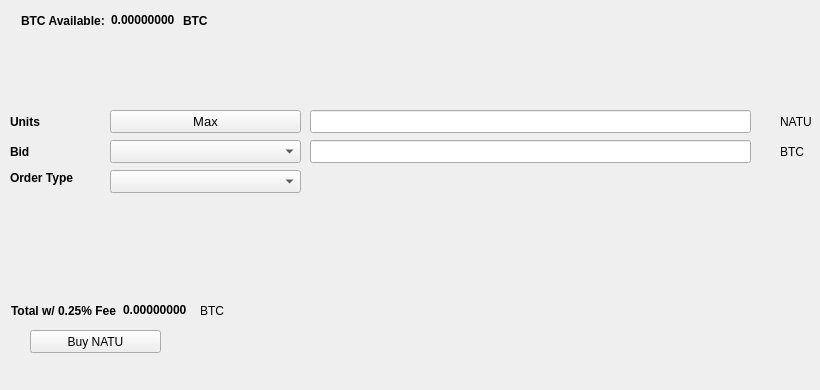
   <widget class="QWidget" name="BuyTab">
    <attribute name="title">
     <string>Buy</string>
    </attribute>
    <widget class="QPushButton" name="BuyNatu">
     <property name="geometry">
      <rect>
       <x>30</x>
       <y>330</y>
       <width>131</width>
       <height>23</height>
      </rect>
     </property>
     <property name="text">
      <string>Buy NATU</string>
     </property>
     <property name="icon">
      <iconset resource="../natu.qrc">
       <normaloff>:/icons/bitcoin</normaloff>:/icons/bitcoin</iconset>
     </property>
    </widget>
    <widget class="QLabel" name="label_3">
     <property name="geometry">
      <rect>
       <x>10</x>
       <y>110</y>
       <width>46</width>
       <height>23</height>
      </rect>
     </property>
     <property name="font">
      <font>
       <weight>75</weight>
       <bold>true</bold>
      </font>
     </property>
     <property name="text">
      <string>Units</string>
     </property>
    </widget>
    <widget class="QLineEdit" name="UnitsInput">
     <property name="geometry">
      <rect>
       <x>310</x>
       <y>110</y>
       <width>441</width>
       <height>23</height>
      </rect>
     </property>
     <property name="font">
      <font>
       <pointsize>9</pointsize>
       <weight>75</weight>
       <bold>true</bold>
      </font>
     </property>
    </widget>
    <widget class="QLineEdit" name="BuyBidPriceEdit">
     <property name="geometry">
      <rect>
       <x>310</x>
       <y>140</y>
       <width>441</width>
       <height>23</height>
      </rect>
     </property>
     <property name="font">
      <font>
       <pointsize>9</pointsize>
       <weight>75</weight>
       <bold>true</bold>
      </font>
     </property>
    </widget>
    <widget class="QLabel" name="label_4">
     <property name="geometry">
      <rect>
       <x>780</x>
       <y>110</y>
       <width>31</width>
       <height>23</height>
      </rect>
     </property>
     <property name="text">
      <string>NATU</string>
     </property>
    </widget>
    <widget class="QLabel" name="label_5">
     <property name="geometry">
      <rect>
       <x>780</x>
       <y>140</y>
       <width>31</width>
       <height>23</height>
      </rect>
     </property>
     <property name="text">
      <string>BTC</string>
     </property>
    </widget>
    <widget class="QLabel" name="label_6">
     <property name="geometry">
      <rect>
       <x>10</x>
       <y>140</y>
       <width>46</width>
       <height>23</height>
      </rect>
     </property>
     <property name="font">
      <font>
       <weight>75</weight>
       <bold>true</bold>
      </font>
     </property>
     <property name="text">
      <string>Bid</string>
     </property>
    </widget>
    <widget class="QLabel" name="label_7">
     <property name="geometry">
      <rect>
       <x>10</x>
       <y>170</y>
       <width>91</width>
       <height>16</height>
      </rect>
     </property>
     <property name="font">
      <font>
       <weight>75</weight>
       <bold>true</bold>
      </font>
     </property>
     <property name="text">
      <string>Order Type</string>
     </property>
    </widget>
    <widget class="QPushButton" name="Buy_Max_Amount">
     <property name="geometry">
      <rect>
       <x>110</x>
       <y>110</y>
       <width>191</width>
       <height>23</height>
      </rect>
     </property>
     <property name="font">
      <font>
       <pointsize>10</pointsize>
      </font>
     </property>
     <property name="text">
      <string>Max</string>
     </property>
    </widget>
    <widget class="QComboBox" name="BuyBidcomboBox">
     <property name="geometry">
      <rect>
       <x>110</x>
       <y>140</y>
       <width>191</width>
       <height>23</height>
      </rect>
     </property>
     <property name="font">
      <font>
       <pointsize>10</pointsize>
      </font>
     </property>
    </widget>
    <widget class="QComboBox" name="buyOrdertypeCombo">
     <property name="geometry">
      <rect>
       <x>110</x>
       <y>170</y>
       <width>191</width>
       <height>23</height>
      </rect>
     </property>
     <property name="font">
      <font>
       <pointsize>10</pointsize>
      </font>
     </property>
    </widget>
    <widget class="QWidget" name="layoutWidget1">
     <property name="geometry">
      <rect>
       <x>21</x>
       <y>11</y>
       <width>227</width>
       <height>19</height>
      </rect>
     </property>
     <layout class="QHBoxLayout" name="horizontalLayout_3">
      <item>
       <widget class="QLabel" name="label232">
        <property name="font">
         <font>
          <weight>75</weight>
          <bold>true</bold>
         </font>
        </property>
        <property name="text">
         <string>BTC Available:</string>
        </property>
       </widget>
      </item>
      <item>
       <widget class="QLabel" name="BtcAvailableLbl">
        <property name="palette">
         <palette>
          <active>
           <colorrole role="WindowText">
            <brush brushstyle="SolidPattern">
             <color alpha="255">
              <red>0</red>
              <green>0</green>
              <blue>0</blue>
             </color>
            </brush>
           </colorrole>
           <colorrole role="Button">
            <brush brushstyle="SolidPattern">
             <color alpha="255">
              <red>0</red>
              <green>170</green>
              <blue>0</blue>
             </color>
            </brush>
           </colorrole>
           <colorrole role="Light">
            <brush brushstyle="SolidPattern">
             <color alpha="255">
              <red>0</red>
              <green>255</green>
              <blue>0</blue>
             </color>
            </brush>
           </colorrole>
           <colorrole role="Midlight">
            <brush brushstyle="SolidPattern">
             <color alpha="255">
              <red>0</red>
              <green>212</green>
              <blue>0</blue>
             </color>
            </brush>
           </colorrole>
           <colorrole role="Dark">
            <brush brushstyle="SolidPattern">
             <color alpha="255">
              <red>0</red>
              <green>85</green>
              <blue>0</blue>
             </color>
            </brush>
           </colorrole>
           <colorrole role="Mid">
            <brush brushstyle="SolidPattern">
             <color alpha="255">
              <red>0</red>
              <green>113</green>
              <blue>0</blue>
             </color>
            </brush>
           </colorrole>
           <colorrole role="Text">
            <brush brushstyle="SolidPattern">
             <color alpha="255">
              <red>0</red>
              <green>170</green>
              <blue>0</blue>
             </color>
            </brush>
           </colorrole>
           <colorrole role="BrightText">
            <brush brushstyle="SolidPattern">
             <color alpha="255">
              <red>255</red>
              <green>255</green>
              <blue>255</blue>
             </color>
            </brush>
           </colorrole>
           <colorrole role="ButtonText">
            <brush brushstyle="SolidPattern">
             <color alpha="255">
              <red>0</red>
              <green>0</green>
              <blue>0</blue>
             </color>
            </brush>
           </colorrole>
           <colorrole role="Base">
            <brush brushstyle="SolidPattern">
             <color alpha="255">
              <red>255</red>
              <green>255</green>
              <blue>255</blue>
             </color>
            </brush>
           </colorrole>
           <colorrole role="Window">
            <brush brushstyle="SolidPattern">
             <color alpha="255">
              <red>0</red>
              <green>170</green>
              <blue>0</blue>
             </color>
            </brush>
           </colorrole>
           <colorrole role="Shadow">
            <brush brushstyle="SolidPattern">
             <color alpha="255">
              <red>0</red>
              <green>0</green>
              <blue>0</blue>
             </color>
            </brush>
           </colorrole>
           <colorrole role="AlternateBase">
            <brush brushstyle="SolidPattern">
             <color alpha="255">
              <red>127</red>
              <green>212</green>
              <blue>127</blue>
             </color>
            </brush>
           </colorrole>
           <colorrole role="ToolTipBase">
            <brush brushstyle="SolidPattern">
             <color alpha="255">
              <red>255</red>
              <green>255</green>
              <blue>220</blue>
             </color>
            </brush>
           </colorrole>
           <colorrole role="ToolTipText">
            <brush brushstyle="SolidPattern">
             <color alpha="255">
              <red>0</red>
              <green>0</green>
              <blue>0</blue>
             </color>
            </brush>
           </colorrole>
          </active>
          <inactive>
           <colorrole role="WindowText">
            <brush brushstyle="SolidPattern">
             <color alpha="255">
              <red>0</red>
              <green>0</green>
              <blue>0</blue>
             </color>
            </brush>
           </colorrole>
           <colorrole role="Button">
            <brush brushstyle="SolidPattern">
             <color alpha="255">
              <red>0</red>
              <green>170</green>
              <blue>0</blue>
             </color>
            </brush>
           </colorrole>
           <colorrole role="Light">
            <brush brushstyle="SolidPattern">
             <color alpha="255">
              <red>0</red>
              <green>255</green>
              <blue>0</blue>
             </color>
            </brush>
           </colorrole>
           <colorrole role="Midlight">
            <brush brushstyle="SolidPattern">
             <color alpha="255">
              <red>0</red>
              <green>212</green>
              <blue>0</blue>
             </color>
            </brush>
           </colorrole>
           <colorrole role="Dark">
            <brush brushstyle="SolidPattern">
             <color alpha="255">
              <red>0</red>
              <green>85</green>
              <blue>0</blue>
             </color>
            </brush>
           </colorrole>
           <colorrole role="Mid">
            <brush brushstyle="SolidPattern">
             <color alpha="255">
              <red>0</red>
              <green>113</green>
              <blue>0</blue>
             </color>
            </brush>
           </colorrole>
           <colorrole role="Text">
            <brush brushstyle="SolidPattern">
             <color alpha="255">
              <red>0</red>
              <green>170</green>
              <blue>0</blue>
             </color>
            </brush>
           </colorrole>
           <colorrole role="BrightText">
            <brush brushstyle="SolidPattern">
             <color alpha="255">
              <red>255</red>
              <green>255</green>
              <blue>255</blue>
             </color>
            </brush>
           </colorrole>
           <colorrole role="ButtonText">
            <brush brushstyle="SolidPattern">
             <color alpha="255">
              <red>0</red>
              <green>0</green>
              <blue>0</blue>
             </color>
            </brush>
           </colorrole>
           <colorrole role="Base">
            <brush brushstyle="SolidPattern">
             <color alpha="255">
              <red>255</red>
              <green>255</green>
              <blue>255</blue>
             </color>
            </brush>
           </colorrole>
           <colorrole role="Window">
            <brush brushstyle="SolidPattern">
             <color alpha="255">
              <red>0</red>
              <green>170</green>
              <blue>0</blue>
             </color>
            </brush>
           </colorrole>
           <colorrole role="Shadow">
            <brush brushstyle="SolidPattern">
             <color alpha="255">
              <red>0</red>
              <green>0</green>
              <blue>0</blue>
             </color>
            </brush>
           </colorrole>
           <colorrole role="AlternateBase">
            <brush brushstyle="SolidPattern">
             <color alpha="255">
              <red>127</red>
              <green>212</green>
              <blue>127</blue>
             </color>
            </brush>
           </colorrole>
           <colorrole role="ToolTipBase">
            <brush brushstyle="SolidPattern">
             <color alpha="255">
              <red>255</red>
              <green>255</green>
              <blue>220</blue>
             </color>
            </brush>
           </colorrole>
           <colorrole role="ToolTipText">
            <brush brushstyle="SolidPattern">
             <color alpha="255">
              <red>0</red>
              <green>0</green>
              <blue>0</blue>
             </color>
            </brush>
           </colorrole>
          </inactive>
          <disabled>
           <colorrole role="WindowText">
            <brush brushstyle="SolidPattern">
             <color alpha="255">
              <red>0</red>
              <green>85</green>
              <blue>0</blue>
             </color>
            </brush>
           </colorrole>
           <colorrole role="Button">
            <brush brushstyle="SolidPattern">
             <color alpha="255">
              <red>0</red>
              <green>170</green>
              <blue>0</blue>
             </color>
            </brush>
           </colorrole>
           <colorrole role="Light">
            <brush brushstyle="SolidPattern">
             <color alpha="255">
              <red>0</red>
              <green>255</green>
              <blue>0</blue>
             </color>
            </brush>
           </colorrole>
           <colorrole role="Midlight">
            <brush brushstyle="SolidPattern">
             <color alpha="255">
              <red>0</red>
              <green>212</green>
              <blue>0</blue>
             </color>
            </brush>
           </colorrole>
           <colorrole role="Dark">
            <brush brushstyle="SolidPattern">
             <color alpha="255">
              <red>0</red>
              <green>85</green>
              <blue>0</blue>
             </color>
            </brush>
           </colorrole>
           <colorrole role="Mid">
            <brush brushstyle="SolidPattern">
             <color alpha="255">
              <red>0</red>
              <green>113</green>
              <blue>0</blue>
             </color>
            </brush>
           </colorrole>
           <colorrole role="Text">
            <brush brushstyle="SolidPattern">
             <color alpha="255">
              <red>0</red>
              <green>85</green>
              <blue>0</blue>
             </color>
            </brush>
           </colorrole>
           <colorrole role="BrightText">
            <brush brushstyle="SolidPattern">
             <color alpha="255">
              <red>255</red>
              <green>255</green>
              <blue>255</blue>
             </color>
            </brush>
           </colorrole>
           <colorrole role="ButtonText">
            <brush brushstyle="SolidPattern">
             <color alpha="255">
              <red>0</red>
              <green>85</green>
              <blue>0</blue>
             </color>
            </brush>
           </colorrole>
           <colorrole role="Base">
            <brush brushstyle="SolidPattern">
             <color alpha="255">
              <red>0</red>
              <green>170</green>
              <blue>0</blue>
             </color>
            </brush>
           </colorrole>
           <colorrole role="Window">
            <brush brushstyle="SolidPattern">
             <color alpha="255">
              <red>0</red>
              <green>170</green>
              <blue>0</blue>
             </color>
            </brush>
           </colorrole>
           <colorrole role="Shadow">
            <brush brushstyle="SolidPattern">
             <color alpha="255">
              <red>0</red>
              <green>0</green>
              <blue>0</blue>
             </color>
            </brush>
           </colorrole>
           <colorrole role="AlternateBase">
            <brush brushstyle="SolidPattern">
             <color alpha="255">
              <red>0</red>
              <green>170</green>
              <blue>0</blue>
             </color>
            </brush>
           </colorrole>
           <colorrole role="ToolTipBase">
            <brush brushstyle="SolidPattern">
             <color alpha="255">
              <red>255</red>
              <green>255</green>
              <blue>220</blue>
             </color>
            </brush>
           </colorrole>
           <colorrole role="ToolTipText">
            <brush brushstyle="SolidPattern">
             <color alpha="255">
              <red>0</red>
              <green>0</green>
              <blue>0</blue>
             </color>
            </brush>
           </colorrole>
          </disabled>
         </palette>
        </property>
        <property name="font">
         <font>
          <weight>75</weight>
          <bold>true</bold>
         </font>
        </property>
        <property name="text">
         <string>0.00000000</string>
        </property>
        <property name="textInteractionFlags">
         <set>Qt::LinksAccessibleByMouse|Qt::TextSelectableByKeyboard|Qt::TextSelectableByMouse</set>
        </property>
       </widget>
      </item>
      <item>
       <widget class="QLabel" name="BtcAvailableLbl_2">
        <property name="font">
         <font>
          <weight>75</weight>
          <bold>true</bold>
         </font>
        </property>
        <property name="text">
         <string>BTC</string>
        </property>
       </widget>
      </item>
     </layout>
    </widget>
    <widget class="QWidget" name="layoutWidge2">
     <property name="geometry">
      <rect>
       <x>11</x>
       <y>301</y>
       <width>259</width>
       <height>19</height>
      </rect>
     </property>
     <layout class="QHBoxLayout" name="horizontalLayout_4">
      <item>
       <widget class="QLabel" name="label_9">
        <property name="font">
         <font>
          <weight>75</weight>
          <bold>true</bold>
         </font>
        </property>
        <property name="text">
         <string>Total w/ 0.25% Fee</string>
        </property>
       </widget>
      </item>
      <item>
       <widget class="QLabel" name="BuyCostLabel">
        <property name="palette">
         <palette>
          <active>
           <colorrole role="WindowText">
            <brush brushstyle="SolidPattern">
             <color alpha="255">
              <red>0</red>
              <green>0</green>
              <blue>0</blue>
             </color>
            </brush>
           </colorrole>
           <colorrole role="Button">
            <brush brushstyle="SolidPattern">
             <color alpha="255">
              <red>0</red>
              <green>170</green>
              <blue>0</blue>
             </color>
            </brush>
           </colorrole>
           <colorrole role="Light">
            <brush brushstyle="SolidPattern">
             <color alpha="255">
              <red>0</red>
              <green>255</green>
              <blue>0</blue>
             </color>
            </brush>
           </colorrole>
           <colorrole role="Midlight">
            <brush brushstyle="SolidPattern">
             <color alpha="255">
              <red>0</red>
              <green>212</green>
              <blue>0</blue>
             </color>
            </brush>
           </colorrole>
           <colorrole role="Dark">
            <brush brushstyle="SolidPattern">
             <color alpha="255">
              <red>0</red>
              <green>85</green>
              <blue>0</blue>
             </color>
            </brush>
           </colorrole>
           <colorrole role="Mid">
            <brush brushstyle="SolidPattern">
             <color alpha="255">
              <red>0</red>
              <green>113</green>
              <blue>0</blue>
             </color>
            </brush>
           </colorrole>
           <colorrole role="Text">
            <brush brushstyle="SolidPattern">
             <color alpha="255">
              <red>0</red>
              <green>170</green>
              <blue>0</blue>
             </color>
            </brush>
           </colorrole>
           <colorrole role="BrightText">
            <brush brushstyle="SolidPattern">
             <color alpha="255">
              <red>255</red>
              <green>255</green>
              <blue>255</blue>
             </color>
            </brush>
           </colorrole>
           <colorrole role="ButtonText">
            <brush brushstyle="SolidPattern">
             <color alpha="255">
              <red>0</red>
              <green>0</green>
              <blue>0</blue>
             </color>
            </brush>
           </colorrole>
           <colorrole role="Base">
            <brush brushstyle="SolidPattern">
             <color alpha="255">
              <red>255</red>
              <green>255</green>
              <blue>255</blue>
             </color>
            </brush>
           </colorrole>
           <colorrole role="Window">
            <brush brushstyle="SolidPattern">
             <color alpha="255">
              <red>0</red>
              <green>170</green>
              <blue>0</blue>
             </color>
            </brush>
           </colorrole>
           <colorrole role="Shadow">
            <brush brushstyle="SolidPattern">
             <color alpha="255">
              <red>0</red>
              <green>0</green>
              <blue>0</blue>
             </color>
            </brush>
           </colorrole>
           <colorrole role="AlternateBase">
            <brush brushstyle="SolidPattern">
             <color alpha="255">
              <red>127</red>
              <green>212</green>
              <blue>127</blue>
             </color>
            </brush>
           </colorrole>
           <colorrole role="ToolTipBase">
            <brush brushstyle="SolidPattern">
             <color alpha="255">
              <red>255</red>
              <green>255</green>
              <blue>220</blue>
             </color>
            </brush>
           </colorrole>
           <colorrole role="ToolTipText">
            <brush brushstyle="SolidPattern">
             <color alpha="255">
              <red>0</red>
              <green>0</green>
              <blue>0</blue>
             </color>
            </brush>
           </colorrole>
          </active>
          <inactive>
           <colorrole role="WindowText">
            <brush brushstyle="SolidPattern">
             <color alpha="255">
              <red>0</red>
              <green>0</green>
              <blue>0</blue>
             </color>
            </brush>
           </colorrole>
           <colorrole role="Button">
            <brush brushstyle="SolidPattern">
             <color alpha="255">
              <red>0</red>
              <green>170</green>
              <blue>0</blue>
             </color>
            </brush>
           </colorrole>
           <colorrole role="Light">
            <brush brushstyle="SolidPattern">
             <color alpha="255">
              <red>0</red>
              <green>255</green>
              <blue>0</blue>
             </color>
            </brush>
           </colorrole>
           <colorrole role="Midlight">
            <brush brushstyle="SolidPattern">
             <color alpha="255">
              <red>0</red>
              <green>212</green>
              <blue>0</blue>
             </color>
            </brush>
           </colorrole>
           <colorrole role="Dark">
            <brush brushstyle="SolidPattern">
             <color alpha="255">
              <red>0</red>
              <green>85</green>
              <blue>0</blue>
             </color>
            </brush>
           </colorrole>
           <colorrole role="Mid">
            <brush brushstyle="SolidPattern">
             <color alpha="255">
              <red>0</red>
              <green>113</green>
              <blue>0</blue>
             </color>
            </brush>
           </colorrole>
           <colorrole role="Text">
            <brush brushstyle="SolidPattern">
             <color alpha="255">
              <red>0</red>
              <green>170</green>
              <blue>0</blue>
             </color>
            </brush>
           </colorrole>
           <colorrole role="BrightText">
            <brush brushstyle="SolidPattern">
             <color alpha="255">
              <red>255</red>
              <green>255</green>
              <blue>255</blue>
             </color>
            </brush>
           </colorrole>
           <colorrole role="ButtonText">
            <brush brushstyle="SolidPattern">
             <color alpha="255">
              <red>0</red>
              <green>0</green>
              <blue>0</blue>
             </color>
            </brush>
           </colorrole>
           <colorrole role="Base">
            <brush brushstyle="SolidPattern">
             <color alpha="255">
              <red>255</red>
              <green>255</green>
              <blue>255</blue>
             </color>
            </brush>
           </colorrole>
           <colorrole role="Window">
            <brush brushstyle="SolidPattern">
             <color alpha="255">
              <red>0</red>
              <green>170</green>
              <blue>0</blue>
             </color>
            </brush>
           </colorrole>
           <colorrole role="Shadow">
            <brush brushstyle="SolidPattern">
             <color alpha="255">
              <red>0</red>
              <green>0</green>
              <blue>0</blue>
             </color>
            </brush>
           </colorrole>
           <colorrole role="AlternateBase">
            <brush brushstyle="SolidPattern">
             <color alpha="255">
              <red>127</red>
              <green>212</green>
              <blue>127</blue>
             </color>
            </brush>
           </colorrole>
           <colorrole role="ToolTipBase">
            <brush brushstyle="SolidPattern">
             <color alpha="255">
              <red>255</red>
              <green>255</green>
              <blue>220</blue>
             </color>
            </brush>
           </colorrole>
           <colorrole role="ToolTipText">
            <brush brushstyle="SolidPattern">
             <color alpha="255">
              <red>0</red>
              <green>0</green>
              <blue>0</blue>
             </color>
            </brush>
           </colorrole>
          </inactive>
          <disabled>
           <colorrole role="WindowText">
            <brush brushstyle="SolidPattern">
             <color alpha="255">
              <red>0</red>
              <green>85</green>
              <blue>0</blue>
             </color>
            </brush>
           </colorrole>
           <colorrole role="Button">
            <brush brushstyle="SolidPattern">
             <color alpha="255">
              <red>0</red>
              <green>170</green>
              <blue>0</blue>
             </color>
            </brush>
           </colorrole>
           <colorrole role="Light">
            <brush brushstyle="SolidPattern">
             <color alpha="255">
              <red>0</red>
              <green>255</green>
              <blue>0</blue>
             </color>
            </brush>
           </colorrole>
           <colorrole role="Midlight">
            <brush brushstyle="SolidPattern">
             <color alpha="255">
              <red>0</red>
              <green>212</green>
              <blue>0</blue>
             </color>
            </brush>
           </colorrole>
           <colorrole role="Dark">
            <brush brushstyle="SolidPattern">
             <color alpha="255">
              <red>0</red>
              <green>85</green>
              <blue>0</blue>
             </color>
            </brush>
           </colorrole>
           <colorrole role="Mid">
            <brush brushstyle="SolidPattern">
             <color alpha="255">
              <red>0</red>
              <green>113</green>
              <blue>0</blue>
             </color>
            </brush>
           </colorrole>
           <colorrole role="Text">
            <brush brushstyle="SolidPattern">
             <color alpha="255">
              <red>0</red>
              <green>85</green>
              <blue>0</blue>
             </color>
            </brush>
           </colorrole>
           <colorrole role="BrightText">
            <brush brushstyle="SolidPattern">
             <color alpha="255">
              <red>255</red>
              <green>255</green>
              <blue>255</blue>
             </color>
            </brush>
           </colorrole>
           <colorrole role="ButtonText">
            <brush brushstyle="SolidPattern">
             <color alpha="255">
              <red>0</red>
              <green>85</green>
              <blue>0</blue>
             </color>
            </brush>
           </colorrole>
           <colorrole role="Base">
            <brush brushstyle="SolidPattern">
             <color alpha="255">
              <red>0</red>
              <green>170</green>
              <blue>0</blue>
             </color>
            </brush>
           </colorrole>
           <colorrole role="Window">
            <brush brushstyle="SolidPattern">
             <color alpha="255">
              <red>0</red>
              <green>170</green>
              <blue>0</blue>
             </color>
            </brush>
           </colorrole>
           <colorrole role="Shadow">
            <brush brushstyle="SolidPattern">
             <color alpha="255">
              <red>0</red>
              <green>0</green>
              <blue>0</blue>
             </color>
            </brush>
           </colorrole>
           <colorrole role="AlternateBase">
            <brush brushstyle="SolidPattern">
             <color alpha="255">
              <red>0</red>
              <green>170</green>
              <blue>0</blue>
             </color>
            </brush>
           </colorrole>
           <colorrole role="ToolTipBase">
            <brush brushstyle="SolidPattern">
             <color alpha="255">
              <red>255</red>
              <green>255</green>
              <blue>220</blue>
             </color>
            </brush>
           </colorrole>
           <colorrole role="ToolTipText">
            <brush brushstyle="SolidPattern">
             <color alpha="255">
              <red>0</red>
              <green>0</green>
              <blue>0</blue>
             </color>
            </brush>
           </colorrole>
          </disabled>
         </palette>
        </property>
        <property name="font">
         <font>
          <weight>75</weight>
          <bold>true</bold>
         </font>
        </property>
        <property name="autoFillBackground">
         <bool>false</bool>
        </property>
        <property name="text">
         <string>0.00000000</string>
        </property>
        <property name="textInteractionFlags">
         <set>Qt::LinksAccessibleByMouse|Qt::TextSelectableByMouse</set>
        </property>
       </widget>
      </item>
      <item>
       <widget class="QLabel" name="label_10">
        <property name="font">
         <font>
          <weight>50</weight>
          <bold>false</bold>
         </font>
        </property>
        <property name="text">
         <string>BTC</string>
        </property>
       </widget>
      </item>
     </layout>
    </widget>
    <widget class="QLabel" name="label_24">
     <property name="geometry">
      <rect>
       <x>460</x>
       <y>300</y>
       <width>281</width>
       <height>81</height>
      </rect>
     </property>
     <property name="text">
      <string/>
     </property>
     <property name="pixmap">
      <pixmap>:/images/bittrex</pixmap>
     </property>
    </widget>
   </widget>
